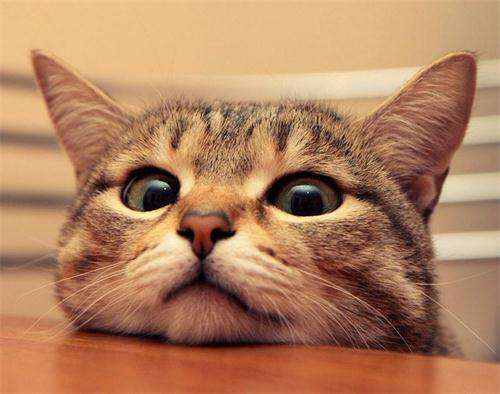
#> input picture test/cat.jpg, 500 x 394 px
$ python imgtest.py   (older library calls are emulated)
#> lines starting #> are read from the running program, lines starting #| are printed output that depends on the picture
### mp4_ascii/AsciiDrawer/AsciiImg.py
#! /usr/bin/env python
# -*- coding: utf-8 -*-
########################################
# Author: CirQ
# Created Time: 2017-04-07 09:52:27
########################################
from PIL import Image


class AsciiImg(object):
    GRAYSCALE = "KWXDFPQASUZbdehx*8Gm&04LOVYkpq5Tagns69owz$CIu23Jcfry%1v7l+it[]{}?j|()=~!-/\\<>\"^_';,:`. "
    __DEFAULTCHARS = "$@B%8&WM#*oahkbdpqwmZO0QLCJUYXzcvunxrjft/\|()1{}[]?-_+~<>i!lI;:,\" ^ `'. "

    def __init__(self):
        """
        Constructor, this class is for image to ascii art conversion.
        """
        self.image, self.width, self.height = None, 0, 0

    def switch_to(self, path):
        """
        Switch to an image in path.
        :param path: the path of the image with prefix
        """
#> called with path = 'cat.jpg'
        self.image = Image.open(path)
#> self.image is the input picture: PIL image 500x394 RGB; mean R, G, B 176.6, 128.3, 95
        self.width = int(self.image.size[0])
#> self.width = 500
        self.height = int(self.image.size[1] * 0.72)
#> self.height = 283

    # [8 lines left out: function to_image, not called in this run]

    def draw_grey_ascii(self, charset=__DEFAULTCHARS):
        """
        Draw an ascii image of the current image in grey level.
        :param charset: specify a character set as pigment.
        :return: a drawn grey ascii image.
        """
        img = self.image.resize((self.width, self.height), Image.BILINEAR)
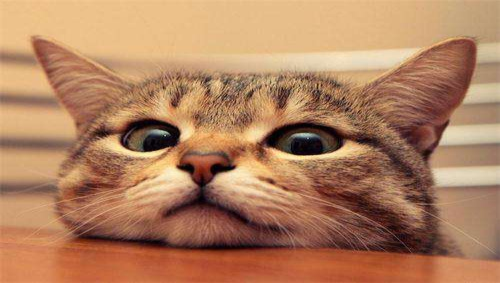
#> img: PIL image 500x283 RGB; mean R, G, B 176.6, 128.3, 95
        ascii_img = ["" for k in range(self.height)]
        for j in range(self.height):
            for i in range(self.width):
                r, g, b = img.getpixel((i,j))
                intensity = 0.299*r + 0.587*g + 0.114*b
                grey_index = int(intensity * len(charset) / 256.0)
                ascii_img[j] += charset[grey_index]
#> after the loop, ascii_img = 283 items
        return ascii_img

    def draw_color_ascii(self, charset=__DEFAULTCHARS):
        """
        Draw an ascii image of the current image with color level in rgb.
        :param charset: specify a character set as pigment.
        :return: a drawn ascii image and a corresponding rgb value mapping.
        """
        img = self.image.resize((self.width, self.height), Image.BILINEAR)
        ascii_img = ["" for k in range(self.height)]
        color_map = [[] for k in range(self.height)]
        for j in range(self.height):
            for i in range(self.width):
                r, g, b = img.getpixel((i,j))
                intensity = 0.299*r + 0.587*g + 0.114*b
                grey_index = int(intensity * len(charset) / 256.0)
                ascii_img[j] += charset[grey_index]
                color_map[j].append((r, g, b))
        return ascii_img, color_map

    # [26 lines left out: function color_iter, not called in this run]

    @staticmethod
    def sort(charset):
        """
        Sort a given character set so that the elements are in pixel-sparsity order.
        :param charset: any user given character set.
        :return: the sorted character set
        """
        dic = [(AsciiImg.GRAYSCALE.index(c), c) for c in charset]
        ret = [c for (ci, c) in sorted(dic, key=lambda d: d[0])]
        return "".join(ret)

### mp4_ascii/AsciiDrawer/ImgDrawer.py
#! /usr/bin/env python
# -*- coding: utf-8 -*-
########################################
# Author: CirQ
# Created Time: 2017-04-07 17:33:15
########################################
from os import path
from PIL import Image, ImageDraw, ImageFont


class ImgDrawer(object):
    def __init__(self, spacing=0):
        """
        Construtor, this class is for saving an ascii-form image as jpg file,
         or return this image as a Pillow.Image instance.
        :param spacing: spacing between lines in pixels.
        """
        fontpath = path.join(path.dirname(__file__), 'MONACO.TTF')
        self.draw = ImageDraw.Draw(Image.new("RGB", (0,0)))
        self.font = ImageFont.truetype(fontpath, size=24)
        self.spacing = spacing
        self.awidth, self.aheight = self.draw.textsize("@", font=self.font, spacing=self.spacing)

    def __getbase(self, ascii_img):
        """
        Get a base (or canvas) of the ascii image, which is necessary for
         image size definition since the backgroud image is previously unknown.
        :param ascii_img: an ascii image as a 2-d array.
        :return: the background (canvas) of the new image, and its spacial resolution.
        """
        txt = "\n".join(ascii_img)
        width, height = self.draw.textsize(txt, font=self.font, spacing=self.spacing)
        return Image.new("RGB", (width, height), color=(255,255,255)), (width, height)

    def save_grey_ascii(self, save_name, ascii_img, ratio=0.5):
        """
        Save the ascii image as save_name in general file format.
        :param save_name: the name of new image.
        :param ascii_img: an ascii image as a 2-d array.
        :param ratio: to shrink or expand the image since a single pixel
            is now became a character-size element.
        """
        img, size = self.__getbase(ascii_img)
        self.draw = ImageDraw.Draw(img)
        for i in range(len(ascii_img)):
            self.draw.text((0, self.aheight*i), ascii_img[i], fill=(0,0,0), font=self.font)
        img = img.resize((int(size[0]*ratio), int(size[1]*ratio)), Image.BILINEAR)
        img.save(save_name)

    def save_color_ascii(self, save_name, ascii_img, color_map, ratio=0.5):
        """
        Save the ascii image in rgb color scheme as file.
        :param save_name: the name pf the new image.
        :param ascii_img: an ascii image as a 2-d array.
        :param color_map: the color mapping respect to each pixel.
        :param ratio: the same as previous method.
        """
        img, size = self.__getbase(ascii_img)
        self.draw = ImageDraw.Draw(img)
        for i in range(len(ascii_img)):
            for j in range(len(ascii_img[i])):
                self.draw.text((self.awidth*j, self.aheight*i), ascii_img[i][j],
                        fill=color_map[i][j], font=self.font, spacing=self.spacing)
        img = img.resize((int(size[0]*ratio), int(size[1]*ratio)), Image.BILINEAR)
        img.save(save_name)

    # [27 lines left out: functions get_grey_ascii, get_color_ascii, not called in this run]

### test/imgtest.py
#! /usr/bin/env python
# -*- coding: utf-8 -*-
# Author: CirQ
# Created Time: 17-4-7 下午1:21

from mp4_ascii.AsciiDrawer.AsciiImg import AsciiImg
from mp4_ascii.AsciiDrawer.ImgDrawer import ImgDrawer

"""
    Test for the functions of AsciiDrawer package.
    Testing including read an image then convert it into ascii form,
    and save this ascii image as a new jpg file.
"""

ai = AsciiImg()
ai.switch_to("cat.jpg")
idr = ImgDrawer()

gimg = ai.draw_grey_ascii()
#> gimg = 283 items
idr.save_grey_ascii("grey_ascii_cat.jpg", gimg, ratio=0.7)
#> in __getbase, `width, height = self.draw.textsize(txt, font=self.font, spacing=self.s..`: width = 9260; height = 7643
#> in save_grey_ascii, `img, size = self.__getbase(ascii_img)`: img: PIL image 9260x7643 RGB; every value is 255
#> in save_grey_ascii, `img, size = self.__getbase(ascii_img)`: size = (9260, 7643)
#> in save_grey_ascii, `img = img.resize((int(size[0]*ratio), int(size[1]*ratio)), Image.BILIN..`:
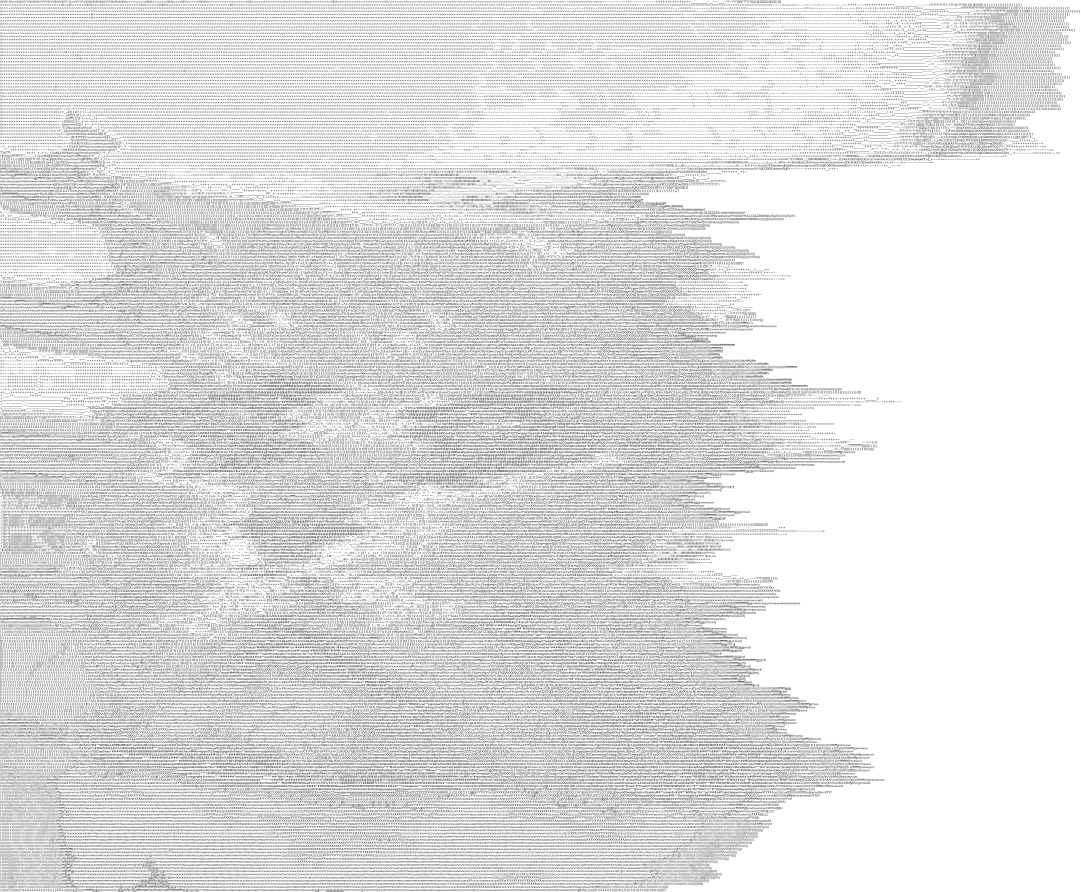
#> img: PIL image 6482x5350 RGB (shown at 1/6 size); min 0, max 255, mean 224.2

cimg, col = ai.draw_color_ascii(charset=AsciiImg.sort("miao~"))
#> after the loop in draw_color_ascii, `for j in range(self.height):`: ascii_img = 283 items
#> cimg = 283 items; col = 283 items
idr.save_color_ascii("color_ascii_cat.jpg", cimg, col, ratio=0.7)
#> in save_color_ascii, `img, size = self.__getbase(ascii_img)`: img: PIL image 9243x7637 RGB; every value is 255
#> in save_color_ascii, `img, size = self.__getbase(ascii_img)`: size = (9243, 7637)
#> in save_color_ascii, `img = img.resize((int(size[0]*ratio), int(size[1]*ratio)), Image.BILIN..`:
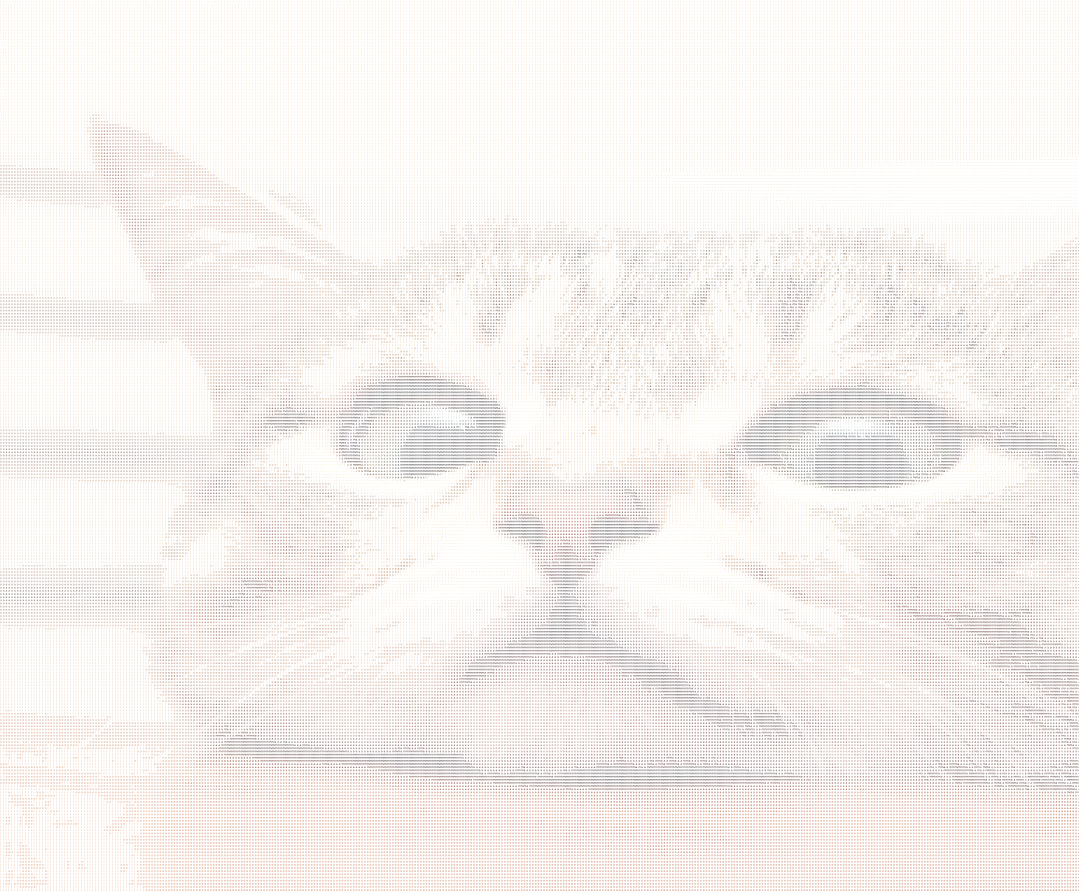
#> img: PIL image 6470x5345 RGB (shown at 1/6 size); mean R, G, B 246.5, 241.8, 239.1
